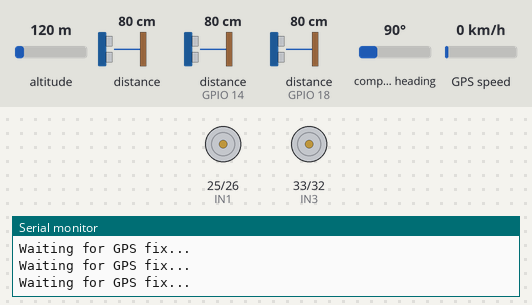
Simulated run of this sketch. Board: ESP32. Parts: motor-driver pin pairs drawn as motors (green arrow = first pin HIGH = forward, orange = second pin HIGH = backward, longer = more drive, scaled by the enable pin), the last lines printed to the serial monitor. Wiring (inferred from the names in the program): 2 × ultrasonic range finder: trigger GPIO 5, echo GPIO 18 / trigger GPIO 13, echo GPIO 14. The inputs (shaded band) are chosen by the test bench; at power-on: distance to the obstacle 80 cm, distance to the obstacle (sensors on GPIO 14, GPIO 18) 80 cm, altitude 120 m, compass heading 90°, GPS speed 0 km/h. The echo pulse lasts 58.3 µs per cm; the GPS gets a fix after 3 s at 37.7749, -122.4194 with 8 satellites.

Above: at 1.2 s.
1.3 s: distance to the obstacle (sensor 0) set to 197 cm
4.9 s: distance to the obstacle (sensor 0) set to 203 cm
At 5.8 s:
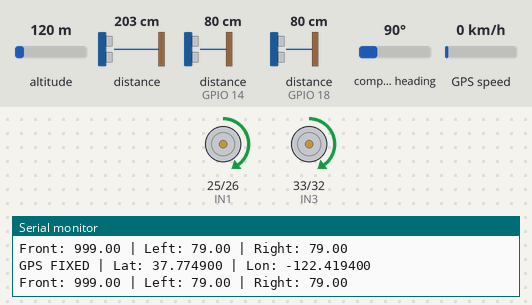
6.7 s: distance to the obstacle (sensor 0) set to 2 cm
At 7.19 s:
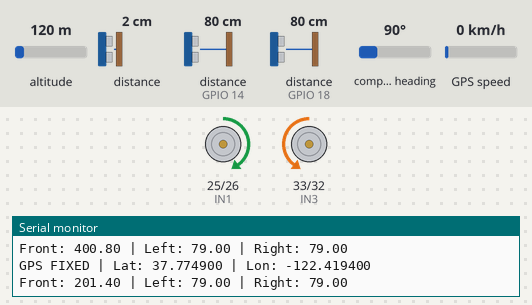
8.8 s: distance to the obstacle (sensor 0) set to 8 cm
11.3 s: distance to the obstacle (sensor 0) set to 11 cm
At 13.4 s:
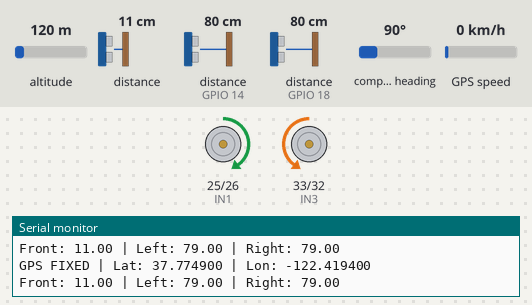
13.7 s: distance to the obstacle (sensor on GPIO 14) set to 77 cm
At 15.2 s:
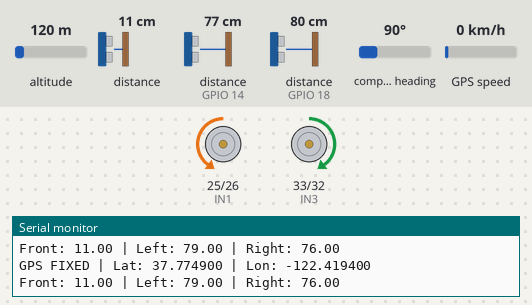
Timing chart, 0 to 16.3 s (numbered marks = the images above; inputs shaded):
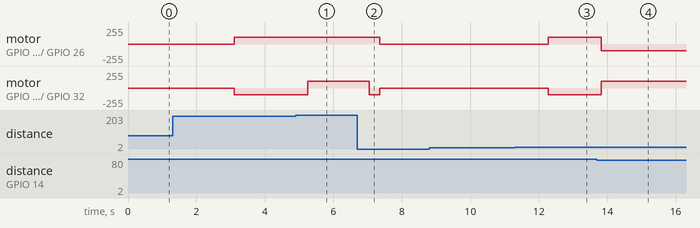

The sketch:

v2_avoid_gps.ino
```cpp
#include <Wire.h>
#include "Adafruit_VL53L0X.h"
#include <TinyGPS++.h>
#include <HardwareSerial.h>

// ---------------- GPS ----------------
TinyGPSPlus gps;
HardwareSerial gpsSerial(2);

// Flag to allow movement
bool gpsReady = false;

// ---------------- MOTOR ----------------
#define IN1 25
#define IN2 26
#define IN3 33
#define IN4 32
#define ENA 27
#define ENB 19

// ---------------- ULTRASONIC ----------------
#define TRIG_L 5
#define ECHO_L 18
#define TRIG_R 13
#define ECHO_R 14

Adafruit_VL53L0X lox = Adafruit_VL53L0X();

// ---------------- FILTER ----------------
#define N 5
float distBuffer[N];
int idx = 0;

// ---------------- MOTOR CONTROL ----------------
void moveForward(){
  digitalWrite(IN1,HIGH); digitalWrite(IN2,LOW);
  digitalWrite(IN3,HIGH); digitalWrite(IN4,LOW);
}

void stopMotors(){
  digitalWrite(IN1,LOW); digitalWrite(IN2,LOW);
  digitalWrite(IN3,LOW); digitalWrite(IN4,LOW);
}

void turnRight(){
  digitalWrite(IN1,HIGH); digitalWrite(IN2,LOW);
  digitalWrite(IN3,LOW);  digitalWrite(IN4,HIGH);
}

void turnLeft(){
  digitalWrite(IN1,LOW);  digitalWrite(IN2,HIGH);
  digitalWrite(IN3,HIGH); digitalWrite(IN4,LOW);
}

// ---------------- FILTER ----------------
float movingAverage(float val){
  distBuffer[idx++] = val;
  if(idx>=N) idx=0;
  float sum=0;
  for(int i=0;i<N;i++) sum+=distBuffer[i];
  return sum/N;
}

// ---------------- ULTRASONIC ----------------
long readUltrasonic(int trig, int echo){
  digitalWrite(trig,LOW); delayMicroseconds(2);
  digitalWrite(trig,HIGH); delayMicroseconds(10);
  digitalWrite(trig,LOW);

  long duration = pulseIn(echo,HIGH,20000);
  return duration * 0.034 / 2;
}

float getDistanceFront(){
  VL53L0X_RangingMeasurementData_t m;
  lox.rangingTest(&m,false);
  int tof = (m.RangeStatus!=4)? m.RangeMilliMeter/10 : 999;
  return movingAverage(tof);
}

float getDistanceLeft(){
  return readUltrasonic(TRIG_L, ECHO_L);
}

float getDistanceRight(){
  return readUltrasonic(TRIG_R, ECHO_R);
}

// ---------------- GPS CHECK ----------------
void checkGPS(){

  while (gpsSerial.available()) {
    gps.encode(gpsSerial.read());
  }

  if (gps.location.isValid()) {
    gpsReady = true;

    Serial.print("GPS FIXED | Lat: ");
    Serial.print(gps.location.lat(), 6);
    Serial.print(" | Lon: ");
    Serial.println(gps.location.lng(), 6);
  } else {
    Serial.println("Waiting for GPS fix...");
  }
}

// ---------------- CONTROL LOGIC ----------------
void controlLogic(float dist){

  float leftDist = getDistanceLeft();
  delay(10);
  float rightDist = getDistanceRight();

  Serial.print("Front: "); Serial.print(dist);
  Serial.print(" | Left: "); Serial.print(leftDist);
  Serial.print(" | Right: "); Serial.println(rightDist);

  if(dist < 10){
    stopMotors();
    delay(200);
    return;
  }

  if(dist < 400){

    if(leftDist > rightDist && leftDist > 15){
      turnLeft();
    }
    else if(rightDist > 15){
      turnRight();
    }
    else{
      stopMotors();
    }

    delay(200);
    return;
  }

  moveForward();
}

// ---------------- SETUP ----------------
void setup(){

  Serial.begin(115200);

  // GPS UART (RX=16, TX=17)
  gpsSerial.begin(9600, SERIAL_8N1, 16, 17);

  pinMode(IN1,OUTPUT); pinMode(IN2,OUTPUT);
  pinMode(IN3,OUTPUT); pinMode(IN4,OUTPUT);

  pinMode(TRIG_L,OUTPUT); pinMode(ECHO_L,INPUT);
  pinMode(TRIG_R,OUTPUT); pinMode(ECHO_R,INPUT);

  pinMode(ENA, OUTPUT);
  pinMode(ENB, OUTPUT);

  Wire.begin(21,22);
  lox.begin();

  analogWrite(ENA, 100);
  analogWrite(ENB, 100);

  Serial.println("System Initialized. Waiting for GPS...");
}

// ---------------- LOOP ----------------
void loop(){

  checkGPS();

  // 🚫 DO NOT MOVE until GPS fix
  if(!gpsReady){
    stopMotors();
    delay(500);
    return;
  }

  float dist = getDistanceFront();

  controlLogic(dist);

  delay(50);
}
```

Measured:
- the behaviour switches between 200 and 201 cm on distance to the obstacle (sensor 0) (found by bisection; images 0 and 1)
- the behaviour switches between 80 and 79 cm on distance to the obstacle (sensor on GPIO 14) (found by bisection; images 3 and 4)
- after the input at 4.9 s, motor on GPIO 33 (IN3) / GPIO 32 (IN4): backward 100/255 → forward 100/255 after 0.35 s
- after the input at 6.7 s, motor on GPIO 25 (IN1) / GPIO 26 (IN2): forward 100/255 → stopped after 0.65 s; motor on GPIO 33 (IN3) / GPIO 32 (IN4): forward 100/255 → backward 100/255 after 0.35 s, → stopped 0.30 s later
- after the input at 11.3 s, motor on GPIO 25 (IN1) / GPIO 26 (IN2): stopped → forward 100/255 after 0.98 s; motor on GPIO 33 (IN3) / GPIO 32 (IN4): stopped → backward 100/255 after 0.98 s
- after the input at 13.7 s, motor on GPIO 25 (IN1) / GPIO 26 (IN2): forward 100/255 → backward 100/255 after 0.13 s; motor on GPIO 33 (IN3) / GPIO 32 (IN4): backward 100/255 → forward 100/255 after 0.13 s
